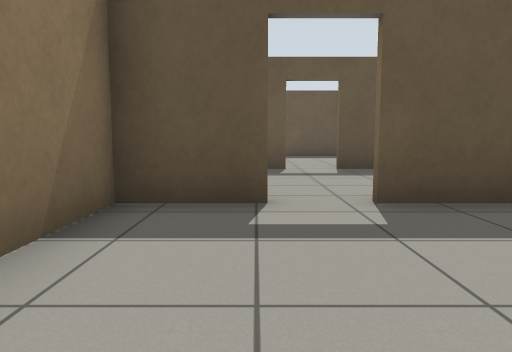
View 1 (above)

24 first-person views from a walk through a Gazebo world. The camera is 0.72 m above the floor, tilts 6° down and sees 70° across. The floor is counted in squares, 1 m on a side. Each view is taken from the middle of a square. On the plan, view 1 faces up. The plan holds only what a view shows up to about 11 squares ahead; the rest is blank.

View 2
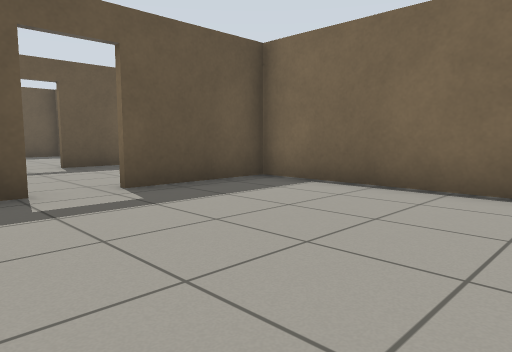

View 3
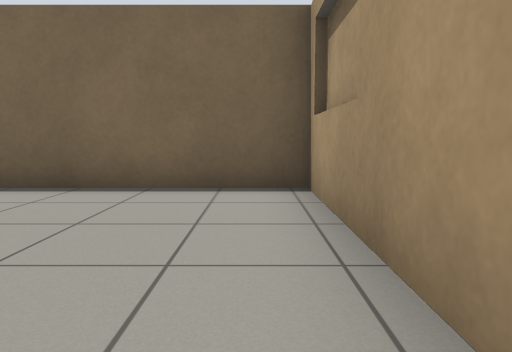

View 4
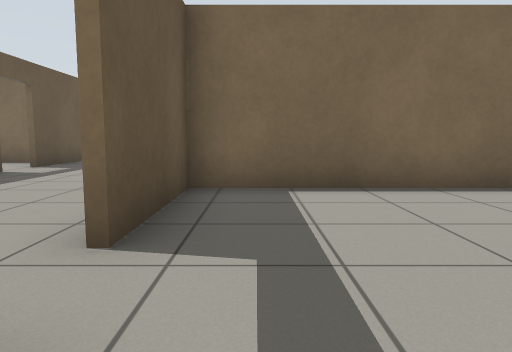

View 5
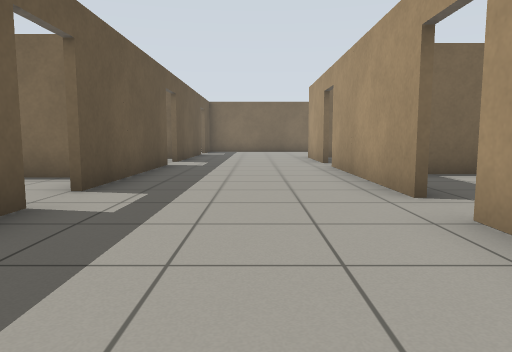

View 6
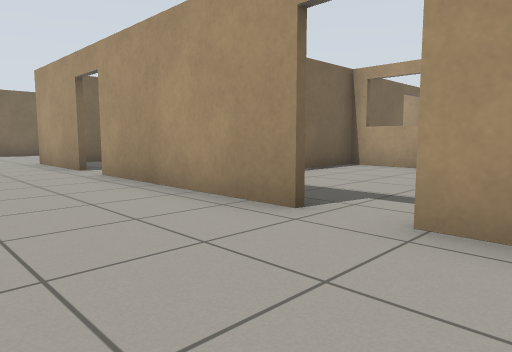

View 7
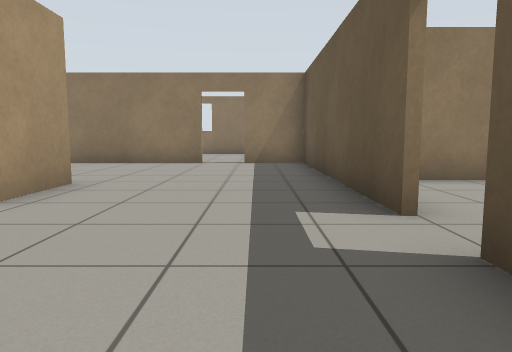

View 8
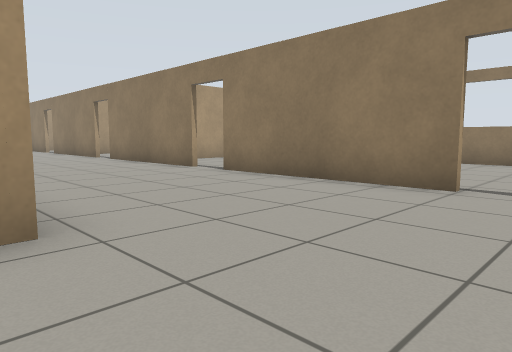

View 9
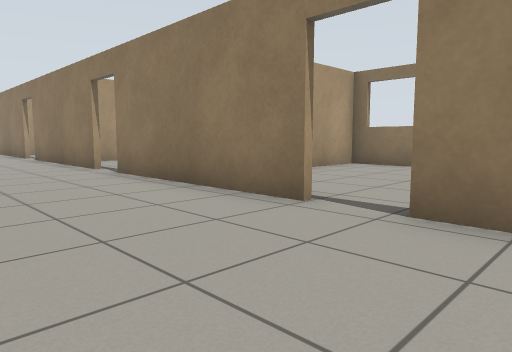

View 10
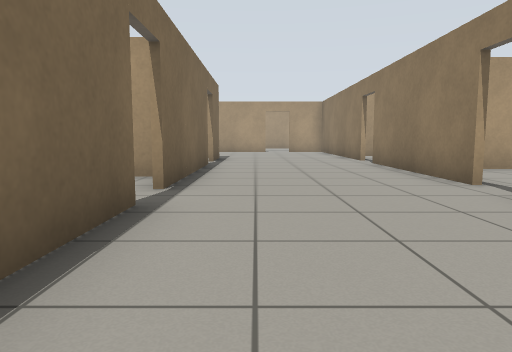

View 11
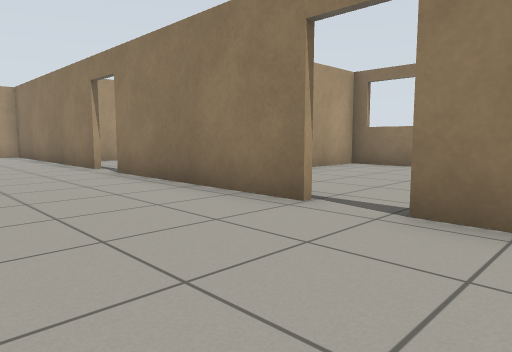

View 12
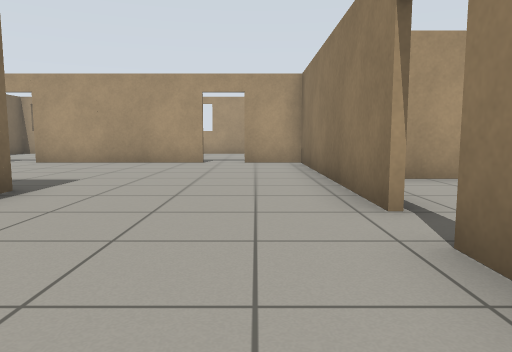

View 13
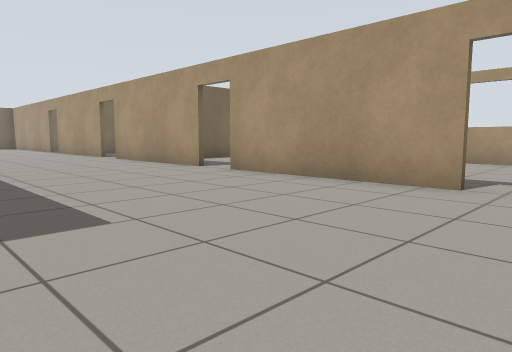

View 14
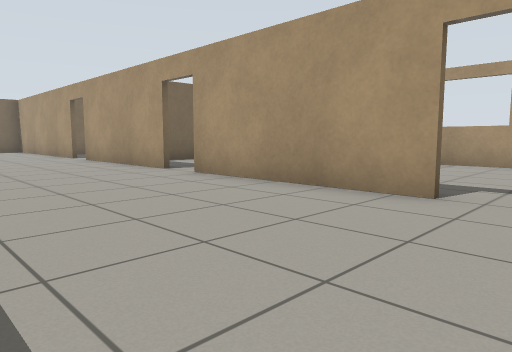

View 15
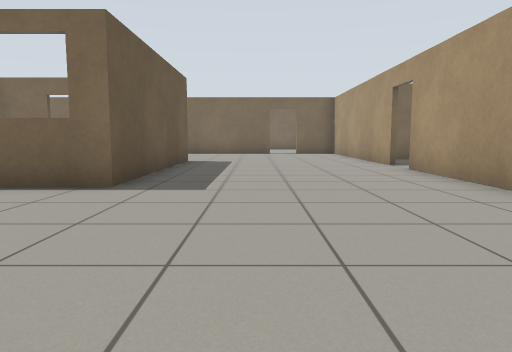

View 16
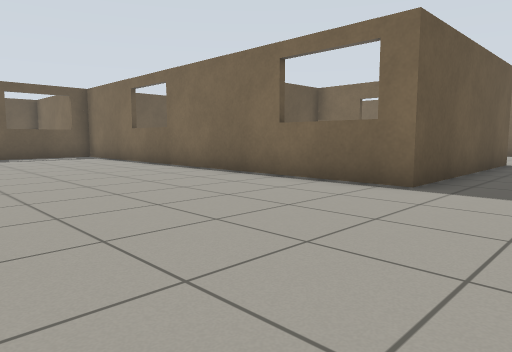

View 17
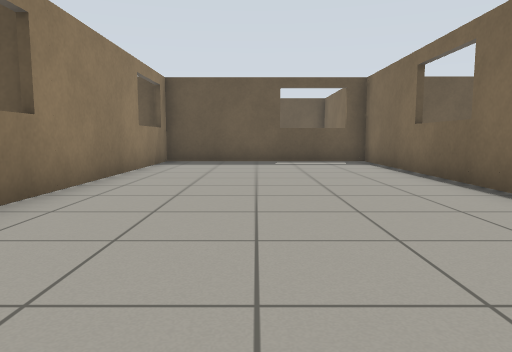

View 18
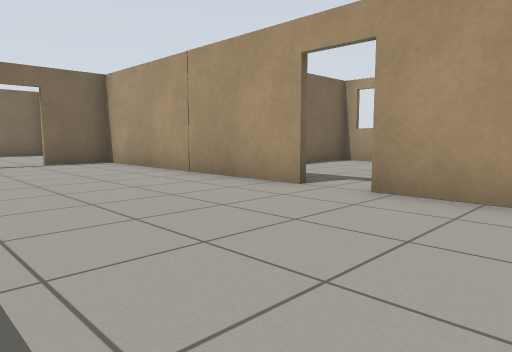

View 19
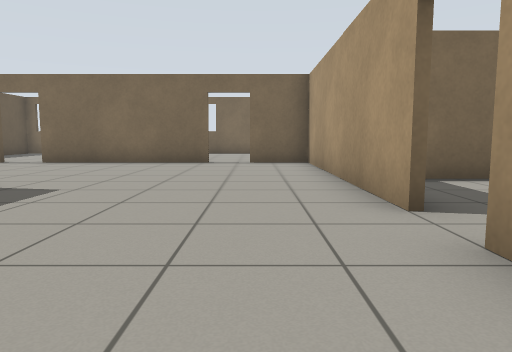

View 20
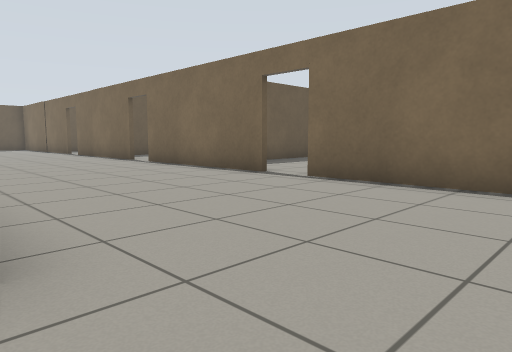

View 21
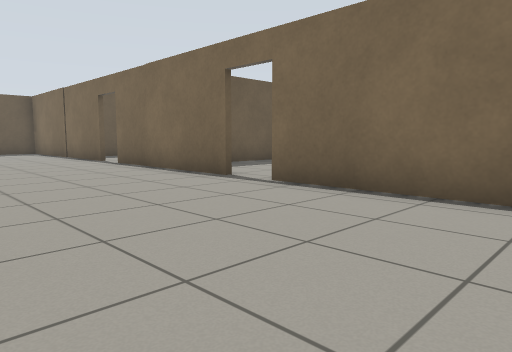

View 22
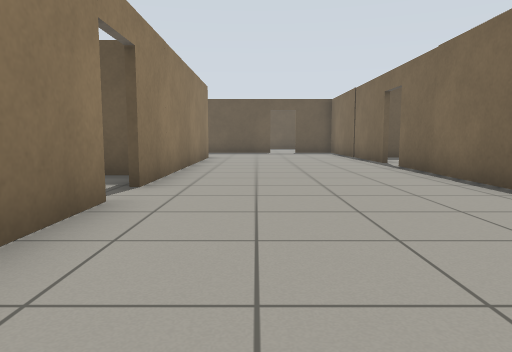

View 23
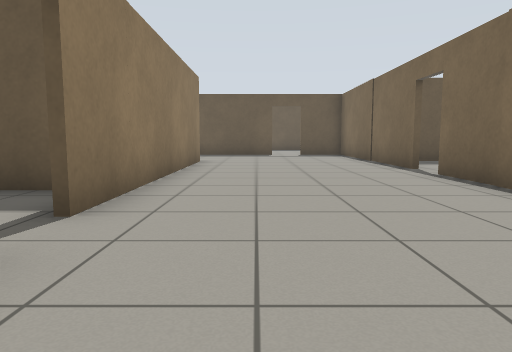

View 24
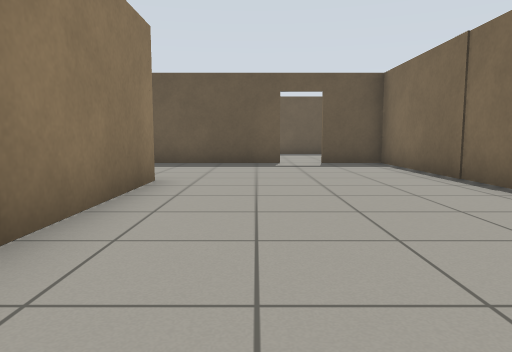

### Floor plan
Points are (right, up) in squares from view 1. A wall is a line through its corners. A room is listed if a view was taken in it or the views show most of it. See-through windows are left out.
Room 1 (views 1, 2, 3, 4)
walls: (0, -1.7) (4.3, -1.7); (0.2, 4) (-1.5, 4) (-1.5, 2.1); (4.2, -1.7) (4.2, 4) (1.2, 4)
ways out: open door at (0.5, 4) to room 2
Room 2 (views 5, 6, 7, 8, 9, 10, 11, 12, 13, 14, 15, 16, 17, 18, 19, 20, 21, 22, 23, 24)
walls: (7.7, -2.1) (4.2, -2.1); (4.3, -1.7) (4.3, -9.3); (16.3, -4.9) (16.3, -6.7); (16.4, -13.9) (10.3, -13.9) (10.3, -2.1); (-1.7, -4.9) (-1.7, -2.8); (7.2, 4.1) (12.1, 4.1); (-1.7, -10.9) (-1.7, -6); (5.4, 4.1) (6.1, 4.1); (13.2, 4.1) (16.3, 4.1) (16.3, -3.7); (8.5, -19.5) (13.4, -19.5); (21.6, -4.8) (21.6, 0.2); (21.6, -10.8) (21.6, -5.8); (14.5, -19.5) (21.6, -19.5) (21.6, -17.8); (2.5, -19.5) (7.4, -19.5); (21.6, 1.4) (21.6, 8.3) (19.9, 8.3); (-6.3, -6.5) (-6.3, -11.4); (6.8, 8.3) (6.3, 8.3); (-1.8, 4.1) (0, 4.1); (12.8, 8.3) (7.8, 8.3); (21.6, -16.8) (21.6, -11.8); (-6.3, -12.5) (-6.3, -19.5) (-4.6, -19.5); (3.4, 8.3) (1.9, 8.3); (-6.3, -0.5) (-6.3, -5.4); (0.8, 8.3) (-6.3, 8.3) (-6.3, 6.6); (-3.5, -19.5) (1.4, -19.5); (18.8, 8.3) (13.9, 8.3); (-6.3, 5.5) (-6.3, 0.6)
ways out: open door at (0.5, 4) to room 1; open door at (-6, -12); open door at (-6, -6); open door at (-6, 0); open door at (-6, 6); open door at (-4, -19.5); open door at (-2, -11.5); open door at (-2, -5.5); open door at (1.5, 8); open door at (2, -19.5); open door at (6.5, 4); open door at (7.5, 8); open door at (8, -19.5); open door at (12.5, 4); open door at (13.5, 8); open door at (14, -19.5); open door at (16, -10.5); open door at (16, -4.5); open door at (19.5, 8); open door at (22, -17.5); open door at (22, -11.5); open door at (22, -5.5); open door at (22, 0.5)

Positions as (right, up) in squares from view 1, and headings:
1: (0, 0), facing up
2: (-1, -1), facing up-right
3: (-1, -1), facing right
4: (-1, 3), facing right
5: (3, 6), facing right
6: (5, 7), facing down-right
7: (4, 7), facing left
8: (-1, 7), facing down-left
9: (-3, 2), facing down-left
10: (-3, -1), facing down
11: (-3, -4), facing down-left
12: (-5, -9), facing down
13: (-5, -14), facing down-right
14: (1, -15), facing down-right
15: (5, -16), facing right
16: (5, -16), facing up-right
17: (7, -13), facing up
18: (11, -15), facing down-right
19: (11, -18), facing right
20: (16, -16), facing up-right
21: (17, -10), facing up-right
22: (18, -9), facing up
23: (18, -7), facing up
24: (18, -2), facing up
